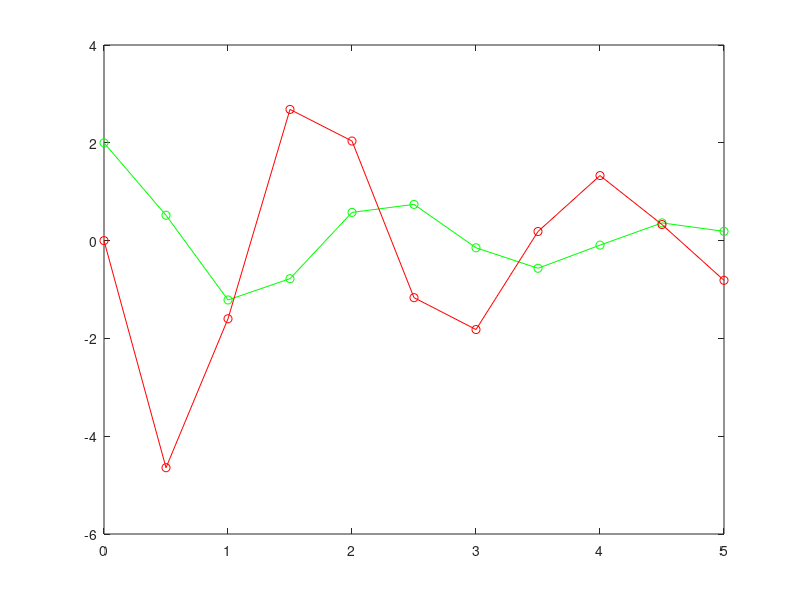

The MATLAB source for this figure:
function higher_order_example
x=0:0.5:5;
y0 = [2; 0]; % Initial Conditions
f = @odefun;
y = runge_kutta(f,x,y0);
y1 = y(1,:);
y2 = y(2,:);
plot(x,y1,'-go',x,y2,'-ro'); % what -go=- means line green circle and -ro means
hold on;
y1 = y(:,1);
y2 = y(:,2);
%plot(x,y1,'-bo',x,y2,'-yo'); % need to fix this line
end
function [dydx] = odefun(x,y)
dydx = zeros(2,1);
dydx(1) = y(2);
dydx(2) = -0.6*y(2)-8*y(1);
end


function [y] = runge_kutta(f,x,y0)
n=length(x);
m=length(y0);
y=zeros(m,n);
y(:,1)=y0;
for i=1:n-1
    h = x(i+1)-x(i);
    xi=x(i);
    yi=y(:,i);
    k1 = f(xi,yi);
    k2 = f(xi+0.5*h,yi+0.5*k1*h);
    k3 = f(xi+0.5*h,yi+0.5*k2*h);
    k4 = f(xi+h,yi+k3*h);
    y(:,i+1) = y(:,i) + h*(k1+2*k2+2*k3+k4)/6; % this is a matrix
end
end
